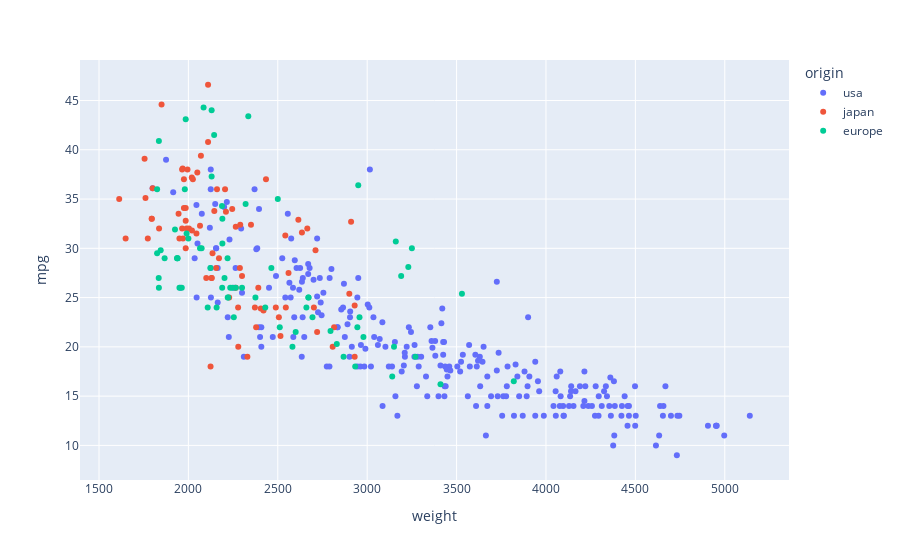

This figure's notebook cell:
### Code cell
#! ??

### Figure 1 — Plotly figure (JSON) as saved in the notebook; plotly's stock layout.template omitted (floating-point values rounded to 4 significant figures; data arrays with more than 128 entries replaced by an {"elided": "..."} marker saying what was removed)
{"data": [{"hovertemplate": "<b>%{hovertext}</b><br><br>origin=usa<br>weight=%{x}<br>mpg=%{y}<extra></extra>", "hovertext": {"elided": "249 str values"}, "legendgroup": "usa", "marker": {"color": "#636efa", "symbol": "circle"}, "mode": "markers", "name": "usa", "orientation": "v", "showlegend": true, "type": "scatter", "x": {"elided": "249 int values"}, "xaxis": "x", "y": {"elided": "249 float values"}, "yaxis": "y"}, {"hovertemplate": "<b>%{hovertext}</b><br><br>origin=japan<br>weight=%{x}<br>mpg=%{y}<extra></extra>", "hovertext": ["toyota corona mark ii", "datsun pl510", "datsun pl510", "toyota corona", "toyota corolla 1200", "datsun 1200", "toyota corona hardtop", "mazda rx2 coupe", "datsun 510 (sw)", "toyouta corona mark ii (sw)", "toyota corolla 1600 (sw)", "toyota carina", "datsun 610", "maxda rx3", "toyota mark ii", "datsun b210", "toyota corolla 1200", "toyota corona", "datsun 710", "honda civic", "subaru", "toyota corolla", "toyota corona", "datsun 710", "honda civic cvcc", "honda civic", "datsun b-210", "toyota corolla", "toyota mark ii", "honda accord cvcc", "datsun f-10 hatchback", "toyota corolla liftback", "subaru dl", "datsun 810", "mazda rx-4", "mazda glc deluxe", "datsun b210 gx", "honda civic cvcc", "toyota corona", "datsun 510", "toyota celica gt liftback", "datsun 200-sx", "honda accord lx", "maxda glc deluxe", "datsun 210", "toyota corolla tercel", "datsun 310", "toyota corona liftback", "mazda 626", "datsun 510 hatchback", "toyota corolla", "mazda glc", "datsun 210", "honda civic 1500 gl", "subaru dl", "datsun 280-zx", "mazda rx-7 gs", "honda accord", "toyota starlet", "honda civic 1300", "subaru", "datsun 210 mpg", "toyota tercel", "mazda glc 4", "honda prelude", "toyota corolla", "datsun 200sx", "mazda 626", "toyota cressida", "datsun 810 maxima", "mazda glc custom l", "mazda glc custom", "nissan stanza xe", "honda accord", "toyota corolla", "honda civic", "honda civic (auto)", "datsun 310 gx", "toyota celica gt"], "legendgroup": "japan", "marker": {"color": "#EF553B", "symbol": "circle"}, "mode": "markers", "name": "japan", "orientation": "v", "showlegend": true, "type": "scatter", "x": [2372, 2130, 2130, 2228, 1773, 1613, 2278, 2330, 2288, 2506, 2100, 2279, 2379, 2124, 2807, 1950, 1836, 1649, 2003, 2489, 2391, 2171, 2702, 2545, 1795, 1795, 1990, 2155, 2930, 2045, 1945, 2265, 1985, 2815, 2720, 1985, 2070, 1800, 2560, 2300, 2515, 2405, 2135, 1975, 2020, 1968, 2019, 2711, 2542, 2434, 2265, 2110, 2110, 1850, 2145, 2910, 2420, 2290, 1755, 1760, 2065, 1975, 2050, 1985, 2210, 2350, 2615, 2635, 2900, 2930, 2025, 1970, 2160, 2205, 2245, 1965, 1965, 1995, 2665], "xaxis": "x", "y": [24, 27, 27, 25, 31, 35, 24, 19, 28, 23, 27, 20, 22, 18, 20, 31, 32, 31, 32, 24, 26, 29, 24, 24, 33, 33, 32, 28, 19, 31.5, 33.5, 26, 30, 22, 21.5, 32.8, 39.4, 36.1, 27.5, 27.2, 21.1, 23.9, 29.5, 34.1, 31.8, 38.1, 37.2, 29.8, 31.3, 37, 32.2, 46.6, 40.8, 44.6, 33.8, 32.7, 23.7, 32.4, 39.1, 35.1, 32.3, 37, 37.7, 34.1, 33.7, 32.4, 32.9, 31.6, 25.4, 24.2, 37, 31, 36, 36, 34, 38, 32, 38, 32], "yaxis": "y"}, {"hovertemplate": "<b>%{hovertext}</b><br><br>origin=europe<br>weight=%{x}<br>mpg=%{y}<extra></extra>", "hovertext": ["volkswagen 1131 deluxe sedan", "peugeot 504", "audi 100 ls", "saab 99e", "bmw 2002", "opel 1900", "peugeot 304", "fiat 124b", "volkswagen model 111", "volkswagen type 3", "volvo 145e (sw)", "volkswagen 411 (sw)", "peugeot 504 (sw)", "renault 12 (sw)", "volkswagen super beetle", "fiat 124 sport coupe", "fiat 128", "opel manta", "audi 100ls", "volvo 144ea", "saab 99le", "audi fox", "volkswagen dasher", "opel manta", "fiat 128", "fiat 124 tc", "fiat x1.9", "volkswagen dasher", "volkswagen rabbit", "audi 100ls", "peugeot 504", "volvo 244dl", "saab 99le", "fiat 131", "opel 1900", "renault 12tl", "vw rabbit", "volkswagen rabbit", "volvo 245", "peugeot 504", "mercedes-benz 280s", "renault 5 gtl", "volkswagen rabbit custom", "volkswagen dasher", "bmw 320i", "volkswagen rabbit custom diesel", "audi 5000", "volvo 264gl", "saab 99gle", "peugeot 604sl", "volkswagen scirocco", "vw rabbit custom", "mercedes benz 300d", "peugeot 504", "fiat strada custom", "vw rabbit", "audi 4000", "vw rabbit c (diesel)", "vw dasher (diesel)", "audi 5000s (diesel)", "mercedes-benz 240d", "renault lecar deluxe", "vokswagen rabbit", "triumph tr7 coupe", "volkswagen jetta", "renault 18i", "peugeot 505s turbo diesel", "volvo diesel", "volkswagen rabbit l", "vw pickup"], "legendgroup": "europe", "marker": {"color": "#00cc96", "symbol": "circle"}, "mode": "markers", "name": "europe", "orientation": "v", "showlegend": true, "type": "scatter", "x": [1835, 2672, 2430, 2375, 2234, 2123, 2074, 2065, 1834, 2254, 2933, 2511, 2979, 2189, 1950, 2265, 1867, 2158, 2582, 2868, 2660, 2219, 1963, 2300, 2108, 2246, 2000, 2223, 1937, 2694, 2957, 2945, 2671, 2464, 2220, 2202, 1937, 1825, 3150, 3270, 3820, 1825, 1940, 2190, 2600, 1985, 2830, 3140, 2795, 3410, 1990, 1925, 3530, 3190, 2130, 2144, 2188, 2085, 2335, 2950, 3250, 1835, 1845, 2500, 2190, 2320, 3230, 3160, 1980, 2130], "xaxis": "x", "y": [26, 25, 24, 25, 26, 28, 30, 30, 27, 23, 18, 22, 21, 26, 26, 26, 29, 24, 20, 19, 24, 29, 26, 26, 24, 26, 31, 25, 29, 23, 23, 22, 25, 28, 25, 27, 29, 29.5, 20, 19, 16.5, 36, 29, 30.5, 21.5, 43.1, 20.3, 17, 21.6, 16.2, 31.5, 31.9, 25.4, 27.2, 37.3, 41.5, 34.3, 44.3, 43.4, 36.4, 30, 40.9, 29.8, 35, 33, 34.5, 28.1, 30.7, 36, 44], "yaxis": "y"}], "layout": {"autosize": true, "legend": {"title": {"text": "origin"}, "tracegroupgap": 0}, "margin": {"t": 60}, "xaxis": {"anchor": "y", "autorange": true, "domain": [0, 1], "range": [1382.0, 5371.0], "title": {"text": "weight"}, "type": "linear"}, "yaxis": {"anchor": "x", "autorange": true, "domain": [0, 1], "range": [6.089, 49.51], "title": {"text": "mpg"}, "type": "linear"}}}
